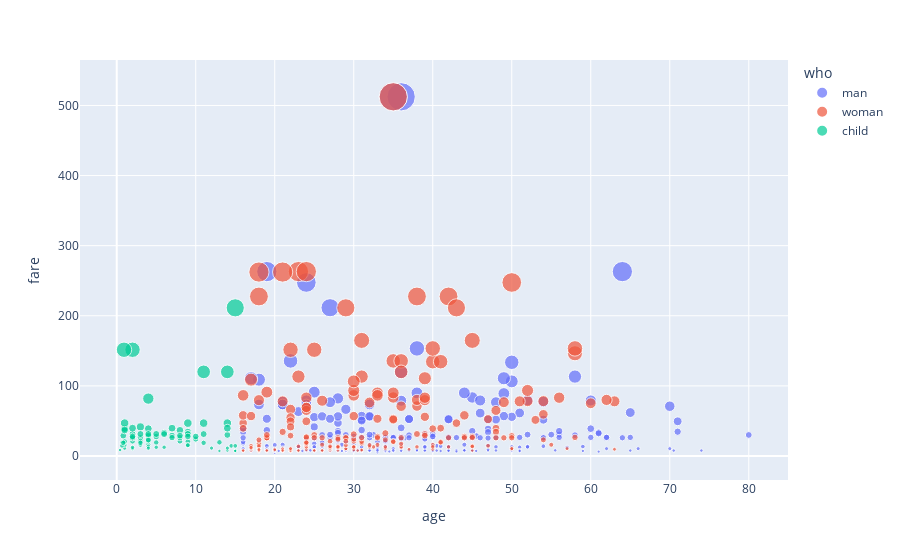

The code cell stored with this chart in its notebook:
### Code cell
fig=px.scatter(ti,x='age',y='fare',color='who',size='fare')
fig.show()

### Figure 1 — Plotly figure (JSON) as saved in the notebook; plotly's stock layout.template omitted (floating-point values rounded to 4 significant figures; data arrays with more than 128 entries replaced by an {"elided": "..."} marker saying what was removed)
{"data": [{"hovertemplate": "who=man<br>age=%{x}<br>fare=%{marker.size}<extra></extra>", "legendgroup": "man", "marker": {"color": "#636efa", "size": {"elided": "537 float values"}, "sizemode": "area", "sizeref": 1.281, "symbol": "circle"}, "mode": "markers", "name": "man", "orientation": "v", "showlegend": true, "type": "scatter", "x": {"elided": "537 float values"}, "xaxis": "x", "y": {"elided": "537 float values"}, "yaxis": "y"}, {"hovertemplate": "who=woman<br>age=%{x}<br>fare=%{marker.size}<extra></extra>", "legendgroup": "woman", "marker": {"color": "#EF553B", "size": {"elided": "271 float values"}, "sizemode": "area", "sizeref": 1.281, "symbol": "circle"}, "mode": "markers", "name": "woman", "orientation": "v", "showlegend": true, "type": "scatter", "x": {"elided": "271 float values"}, "xaxis": "x", "y": {"elided": "271 float values"}, "yaxis": "y"}, {"hovertemplate": "who=child<br>age=%{x}<br>fare=%{marker.size}<extra></extra>", "legendgroup": "child", "marker": {"color": "#00cc96", "size": [21.07, 30.07, 16.7, 7.854, 29.12, 8.029, 21.07, 11.24, 41.58, 39.69, 27.75, 46.9, 27.9, 29.0, 14.45, 31.27, 11.24, 34.38, 39.69, 20.52, 29.12, 11.13, 31.39, 39.0, 22.02, 26.0, 10.46, 31.39, 26.25, 31.39, 29.12, 151.6, 151.6, 26.0, 15.9, 7.229, 21.07, 15.74, 46.9, 18.75, 24.15, 120.0, 81.86, 19.5, 19.26, 19.26, 12.29, 46.9, 15.9, 26.0, 26.25, 31.27, 31.27, 36.75, 39.0, 27.9, 27.9, 19.26, 46.9, 39.69, 211.3, 13.42, 33.0, 18.79, 23.0, 12.47, 14.5, 12.47, 7.229, 29.12, 20.57, 120.0, 8.517, 31.27, 27.9, 39.69, 37.0, 14.45, 18.75, 31.27, 15.25, 11.13, 7.225], "sizemode": "area", "sizeref": 1.281, "symbol": "circle"}, "mode": "markers", "name": "child", "orientation": "v", "showlegend": true, "type": "scatter", "x": [2.0, 14.0, 4.0, 14.0, 2.0, 15.0, 8.0, 14.0, 3.0, 7.0, 5.0, 11.0, 4.0, 0.83, 14.5, 2.0, 12.0, 9.0, 1.0, 9.0, 4.0, 1.0, 9.0, 1.0, 4.0, 3.0, 2.0, 5.0, 8.0, 3.0, 7.0, 2.0, 0.92, 2.0, 3.0, 15.0, 3.0, 1.0, 1.0, 3.0, 10.0, 14.0, 4.0, 13.0, 5.0, 0.75, 2.0, 9.0, 9.0, 2.0, 7.0, 9.0, 11.0, 8.0, 4.0, 9.0, 2.0, 0.75, 14.0, 14.0, 15.0, 4.0, 6.0, 11.0, 4.0, 6.0, 0.67, 5.0, 13.0, 8.0, 1.0, 11.0, 0.42, 6.0, 10.0, 2.0, 1.0, 15.0, 0.83, 4.0, 9.0, 4.0, 15.0], "xaxis": "x", "y": [21.07, 30.07, 16.7, 7.854, 29.12, 8.029, 21.07, 11.24, 41.58, 39.69, 27.75, 46.9, 27.9, 29.0, 14.45, 31.27, 11.24, 34.38, 39.69, 20.52, 29.12, 11.13, 31.39, 39.0, 22.02, 26.0, 10.46, 31.39, 26.25, 31.39, 29.12, 151.6, 151.6, 26.0, 15.9, 7.229, 21.07, 15.74, 46.9, 18.75, 24.15, 120.0, 81.86, 19.5, 19.26, 19.26, 12.29, 46.9, 15.9, 26.0, 26.25, 31.27, 31.27, 36.75, 39.0, 27.9, 27.9, 19.26, 46.9, 39.69, 211.3, 13.42, 33.0, 18.79, 23.0, 12.47, 14.5, 12.47, 7.229, 29.12, 20.57, 120.0, 8.517, 31.27, 27.9, 39.69, 37.0, 14.45, 18.75, 31.27, 15.25, 11.13, 7.225], "yaxis": "y"}], "layout": {"legend": {"itemsizing": "constant", "title": {"text": "who"}, "tracegroupgap": 0}, "margin": {"t": 60}, "xaxis": {"anchor": "y", "domain": [0, 1], "title": {"text": "age"}}, "yaxis": {"anchor": "x", "domain": [0, 1], "title": {"text": "fare"}}}}
